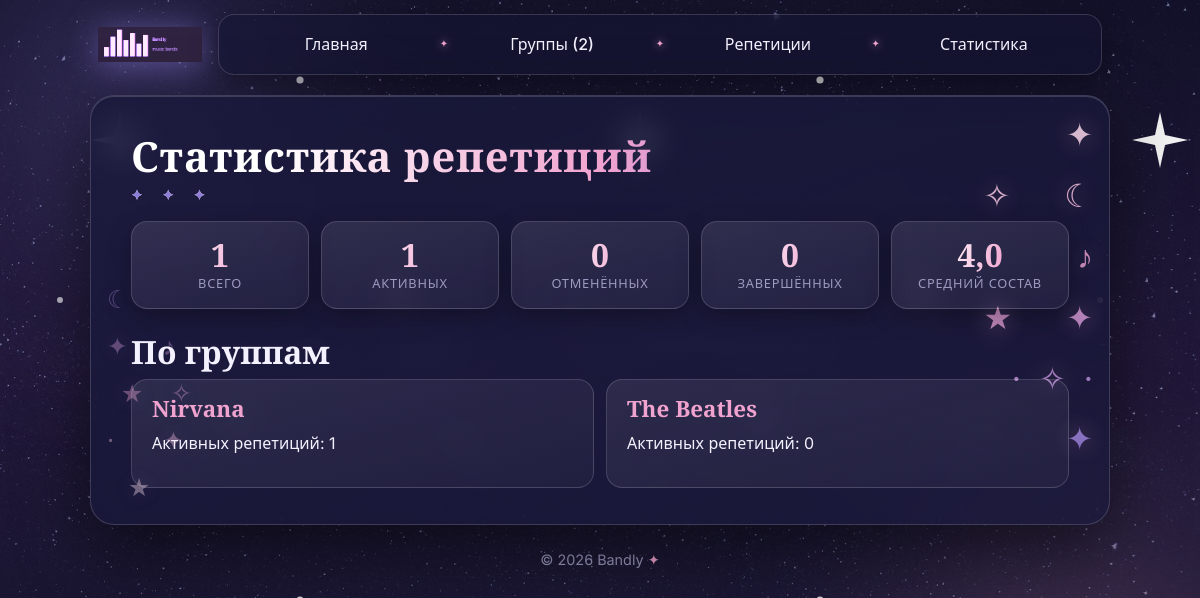
Before: /rehearsals/statistics/ with the older database file.
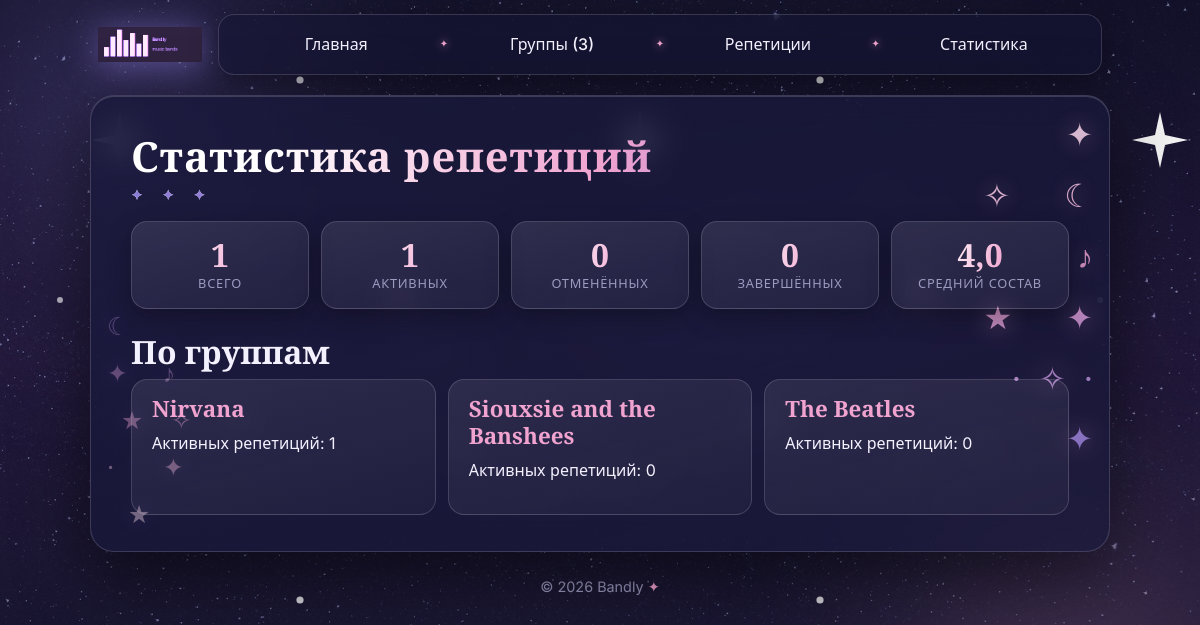
After: the same page with the newer database file.
### bands/models.py (models this page shows, shortened)
class Band(models.Model):
    name = models.CharField(
        max_length=200,
        verbose_name="Название группы",
    )
    foundation_date = models.DateField(
        verbose_name="Дата основания",
    )
    required_instrument = models.CharField(
        max_length=200,
        verbose_name="Требуемый инструмент",
        help_text="Укажите инструмент, которого не хватает группе.",
    )
    is_active = models.BooleanField(
        default=True,
        verbose_name="Группа активна",
    )
    slug = models.SlugField(
        max_length=180,
        unique=True,
        editable=False,
        verbose_name="URL-идентификатор",
    )
    image = models.ImageField(
        upload_to="bands/",
        blank=True,
        null=True,
        verbose_name="Фото группы",
    )
    class Meta:
        ordering = ["name"]
        verbose_name = "Группа"
        verbose_name_plural = "Группы"

### rehearsals/views.py (the view)
# urls.py: path("statistics/", views.statistics, name="statistics"),
def statistics(request):
    statistics_data = (
        Band.objects.annotate(
            rehearsals_count=Count(
                "rehearsals",
                filter=Q(
                    rehearsals__status=Rehearsal.Status.ACTIVE,
                ),
            ),
            band_name=F("name"),
            band_slug=F("slug"),
        )
        .values("band_name", "band_slug", "rehearsals_count")
        .order_by("-rehearsals_count")
    )
    totals = Rehearsal.objects.aggregate(
        total_rehearsals=Count("id"),
        active_count=Count(
            "id",
            filter=Q(status=Rehearsal.Status.ACTIVE),
        ),
        cancelled_count=Count(
            "id",
            filter=Q(status=Rehearsal.Status.CANCELLED),
        ),
        completed_count=Count(
            "id",
            filter=Q(status=Rehearsal.Status.COMPLETED),
        ),
    )
    avg_participants = (
        Rehearsal.objects.active().aggregate(
            avg_participants=Avg("participants"),
        )["avg_participants"]
    )
    return render(
        request,
        "rehearsals/statistics.html",
        {
            "statistics": statistics_data,
            "active_count": totals["active_count"],
            "avg_participants": avg_participants,
            "total_rehearsals": totals["total_rehearsals"],
            "cancelled_count": totals["cancelled_count"],
            "completed_count": totals["completed_count"],
        },
    )

### bands/context_processors.py (called while the page is built)
def band_context(request):
    bands_count = Band.objects.count()
    return {
        "site_name": "Bandly",
        "bands_count": bands_count,
    }

### rehearsals/models.py (called while the page is built)
    def active(self):
        return self.filter(status=self.model.Status.ACTIVE)

### rehearsals/templates/rehearsals/statistics.html (shortened to what this page needs)
{% extends "base.html" %}
{% block content %}
 <h1>Статистика репетиций</h1>
 <div class="stat-grid">
  <div class="stat-card">
   <div class="stat-value">{{ total_rehearsals }}</div>
   <div class="stat-label">Всего</div>
  </div>
  <div class="stat-card stat-active">
   <div class="stat-value">{{ active_count }}</div>
   <div class="stat-label">Активных</div>
  </div>
  <div class="stat-card">
   <div class="stat-value">{{ cancelled_count }}</div>
   <div class="stat-label">Отменённых</div>
  </div>
  <div class="stat-card">
   <div class="stat-value">{{ completed_count }}</div>
   <div class="stat-label">Завершённых</div>
  </div>
  <div class="stat-card">
   <div class="stat-value">{{ avg_participants|default:"—" }}</div>
   <div class="stat-label">Средний состав</div>
  </div>
 </div>
 <h2 class="mt-4">По группам</h2>
 <div class="stat-groups">
 {% for item in statistics %}
 <article class="statistics-item">
  <h2><a href="{% url 'bands:detail' item.band_slug %}">{{ item.band_name }}</a></h2>
  <p>Активных репетиций: {{ item.rehearsals_count }}</p>
 </article>
 {% empty %}
 <p>Данные отсутствуют.</p>
 {% endfor %}
 </div>
{% endblock %}

### templates/base.html (shortened to what this page needs)
{% load static %}<!DOCTYPE html>
<html lang="ru">
<head>
 <link
 rel="stylesheet"
 href="https://cdn.jsdelivr.net/npm/bootstrap@5.3.3/dist/css/bootstrap.min.css"
 >
 <link
 rel="stylesheet"
 href="https://cdn.jsdelivr.net/npm/flatpickr@4.6.13/dist/flatpickr.min.css"
 >
 <link
 rel="stylesheet"
 href="{% static 'homepage/css/style.css' %}"
 >
</head>
<body>
 <header class="site-header">
 <a href="{% url 'homepage:index' %}" class="bandly-logo-link" aria-label="На главную">
 <img
 src="{% static 'homepage/img/logo.png' %}"
 alt="Bandly"
 class="bandly-logo"
 >
 </a>
 {% include "includes/navigation.html" %}
 </header>
 <main class="container">
 {% block content %}
 {% endblock %}
 </main>
 <footer class="container mt-4 mb-3">
 <p>
 © <span id="current-year"></span> {{ site_name|default:"Bandly" }}
 </p>
 </footer>
</body>
</html>

### templates/includes/navigation.html
<nav class="nav">
 <a class="nav-link" href="{% url 'homepage:index' %}">Главная</a>
 <a class="nav-link" href="{% url 'bands:list' %}">Группы ({{ bands_count }})</a>
 <a class="nav-link" href="{% url 'rehearsals:list' %}">Репетиции</a>
 <a class="nav-link" href="{% url 'rehearsals:statistics' %}">Статистика</a>
</nav>

Changed rows visible on the page:
added Band: band_name "Siouxsie and the Banshees", rehearsals_count "0"
Other visible differences:
{{ bands_count }}: "2" → "3"
